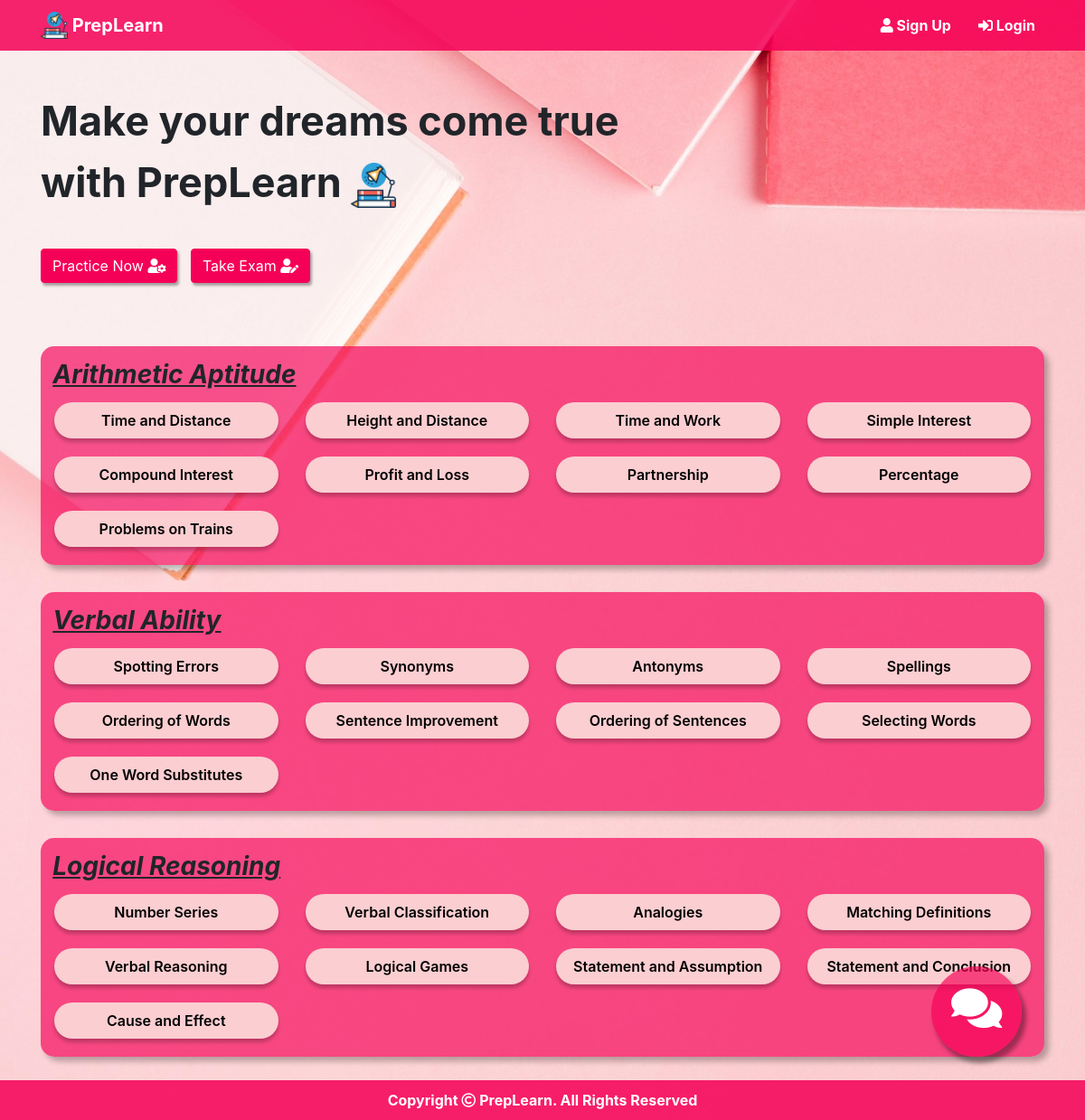
The page / on the database its author committed.
### tables this page shows
CREATE TABLE `preplearn_question_category` (
  `category_id` int(11) NOT NULL,
  `category_name` varchar(100) NOT NULL
);

CREATE TABLE `preplearn_question_sub_category` (
  `sub_category_id` int(11) NOT NULL,
  `category_id` int(11) NOT NULL,
  `sub_category_name` varchar(100) NOT NULL
);

### index.php (the view, shortened to what this page needs)
<?php
	require "php/conn.php";
	$sql = "SELECT * FROM preplearn_question_category";
	$result = $conn->query($sql);
?>
<!DOCTYPE html>
<html style="scroll-behavior: smooth;">
<head>
	<?php require "php/head.php"; ?>
	<link rel="stylesheet" href="css/jquery.convform.css">
</head>
<body>
	<?php  require "php/nav.php"; ?>
<div class="chat_icon">
	<i class="fa fa-comments" aria-hidden="true"></i>
</div>
	<div class="container">
		<div class="indextext" style="margin: 100px 0 40px 0;">
			Make your dreams come true<br>
			with PrepLearn <img src="logo/logo.png" width="50">
		</div>
		<div>
			<button type="button" onclick="window.scrollBy(0, 200);" class="btn btn-pink" style="box-shadow: 2px 3px 3px 0px rgb(0 0 0 / 34%);">Practice Now <i class="fas fa-user-cog"></i></button>
			<a style="margin-left: 10px; box-shadow: 2px 3px 3px 0px rgb(0 0 0 / 34%);" href="takeexam.php" class="btn btn-pink">Take Exam <i class="fas fa-user-edit"></i></a>
		</div>
		<div style="margin: 70px 0">
			<?php
				while($row = $result->fetch_assoc()){
			?>
			<div class="categorybox">
				<div class="categorytext" style="padding-top: 10px;">
					&nbsp; <u><?php echo $row["category_name"]; ?></u>
				</div>
				<div>
					<div class="row" style="margin: 0;">
					<?php
						$sql2 = "SELECT * FROM preplearn_question_sub_category WHERE category_id=".$row["category_id"];
						$result2 = $conn->query($sql2);
						while($row2 = $result2->fetch_assoc()){
					?>
						<div class="col-6 offset-0 col-md-4 offset-md-0 col-lg-3 offset-lg-0 col-xl-3 offset-xl-0">
							<a href=<?php echo "practice.php?id=".$row2["sub_category_id"]; ?> style="text-decoration: none;"><div class="categoryitem">
								<?php echo $row2["sub_category_name"]; ?>
							</div></a>
						</div>
					<?php } ?>
					</div>
				</div>
			</div>
			<?php
			 	}
			?>
		</div>
	</div>
	<?php  require "php/footer.php"; ?>
</body>
</html>

### php/head.php (shortened to what this page needs)
<?php $ver="15-03-2021v1"; ?>
<link rel="stylesheet" href="css/bootstrap.min.css">
<link rel="stylesheet" href="css/style.css?<?php echo $ver; ?>">
<link rel="stylesheet" href="fontawesome/css/all.min.css">

### php/nav.php (shortened to what this page needs)
<nav class="navbar navbar-expand-md fixed-top navbar-dark bg-dark">
	<div class="container">
		<a class="navbar-brand" href="index.php" style="font-weight: bold;"><img src="logo/logo.png" width="30" height="30" class="d-inline-block align-top"></i> PrepLearn</a>
		<div class="collapse navbar-collapse">
		    <ul class="navbar-nav ml-auto">
		    	<?php if (!isset($_SESSION["email"])) { ?>
		      	<li class="nav-item">
		        	<a class="nav-link" href="signup.php"><i class="fas fa-user"></i> Sign Up</a>
		      	</li>
		      	<li class="nav-item">
		        	<a class="nav-link" href="login.php"><i class="fas fa-sign-in-alt"></i> Login</a>
		      	</li>
				<?php } ?>
		    </ul>
		</div>
	</div>
</nav>

### php/footer.php
<footer>
	Copyright <i class="far fa-copyright"></i> PrepLearn. All Rights Reserved
</footer>

### css/style.css (style rules this page uses)
.btn-pink { color: #fff; background-color: #f50057; border-color: #f50057; }
.bg-dark { background-color: #f50057db!important; }
.categoryitem { color:black; background-color: #fbced1; text-align: center; font-weight: 600; border-radius: 20px; box-shadow: 0px 4px 4px 0px rgb(0 0 0 / 24%); margin: 10px 0; padding: 8px 0; }
.categorybox { background-color: #f50057ab; padding-bottom: 10px; margin-bottom: 30px; border-radius: 15px; box-shadow: 5px 5px 6px 0 rgb(0 0 0 / 27%); }
.categorytext { font-weight: 700; font-style: italic; }
.indextext { font-weight: 700; }
.navbar-dark .navbar-brand { font-weight: bold; }
.navbar-dark .navbar-nav .nav-link { font-weight: bold; color: white; margin-left: 10px; padding-left: 10px; padding-right: 10px; }
@media (min-width: 576px) { .indextext { font-size: 30px; } }
@media (min-width: 576px) { .categorytext { font-size: 20px; } }
@media (min-width: 768px) { .indextext { font-size: 35px; } }
@media (min-width: 768px) { .categorytext { font-size: 23px; } }
@media (min-width: 992px) { .indextext { font-size: 40px; } }
@media (min-width: 992px) { .categorytext { font-size: 25px; } }
@media (min-width: 1200px) { .indextext { font-size: 45px; } }
@media (min-width: 1200px) { .categorytext { font-size: 28px; } }
footer { background-color: #f50057db; color: white; font-weight: bold; bottom: 0; position: fixed; width: 100%; text-align: center; padding: 10px 0; }

### index.php (style rules this page uses)
body { background: url(background/imghome.jpg) fixed; background-size: cover; background-color: white; }
.chat_icon { width: 100px; height: 100px; bottom: 0; font-size: 50px; margin: 0 70px 70px 0; padding: 10px; right: 0; box-shadow: 4px 6px 5px 1px rgb(0 0 0 / 36%); text-align: center; position: fixed; background-color: #f50057ab; border-radius: 50%; z-index:1000; color:white; cursor: pointer; }

### rows shown on the page
preplearn_question_category: category_name "Arithmetic Aptitude"
preplearn_question_sub_category: sub_category_name "Time and Distance"
preplearn_question_sub_category: sub_category_name "Height and Distance"
preplearn_question_sub_category: sub_category_name "Time and Work"
preplearn_question_sub_category: sub_category_name "Simple Interest"
preplearn_question_sub_category: sub_category_name "Compound Interest"
preplearn_question_sub_category: sub_category_name "Profit and Loss"
preplearn_question_sub_category: sub_category_name "Partnership"
preplearn_question_sub_category: sub_category_name "Percentage"
preplearn_question_sub_category: sub_category_name "Problems on Trains"
preplearn_question_category: category_name "Verbal Ability"
preplearn_question_sub_category: sub_category_name "Spotting Errors"
preplearn_question_sub_category: sub_category_name "Synonyms"
preplearn_question_sub_category: sub_category_name "Antonyms"
preplearn_question_sub_category: sub_category_name "Spellings"
preplearn_question_sub_category: sub_category_name "Ordering of Words"
preplearn_question_sub_category: sub_category_name "Sentence Improvement"
preplearn_question_sub_category: sub_category_name "Ordering of Sentences"
preplearn_question_sub_category: sub_category_name "Selecting Words"
preplearn_question_sub_category: sub_category_name "One Word Substitutes"
preplearn_question_category: category_name "Logical Reasoning"
preplearn_question_sub_category: sub_category_name "Number Series"
preplearn_question_sub_category: sub_category_name "Verbal Classification"
preplearn_question_sub_category: sub_category_name "Analogies"
preplearn_question_sub_category: sub_category_name "Matching Definitions"
preplearn_question_sub_category: sub_category_name "Verbal Reasoning"
preplearn_question_sub_category: sub_category_name "Logical Games"
preplearn_question_sub_category: sub_category_name "Statement and Assumption"
preplearn_question_sub_category: sub_category_name "Statement and Conclusion"
preplearn_question_sub_category: sub_category_name "Cause and Effect"
